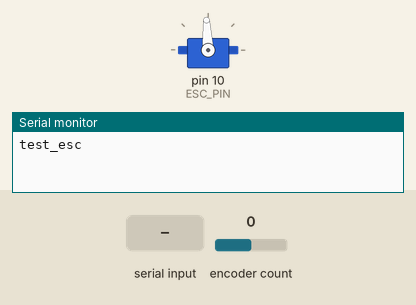
A sketch run on a simulated Arduino Uno, built with avr-gcc and run on an emulated ATmega328P. On the bench: servo, the last lines printed to the serial monitor. Inputs (shaded band) come from the test bench; at power-on: encoder count 0.

Above: at 1.2 s.
1.3 s: "1\n" received over Serial
At 2.5 s:
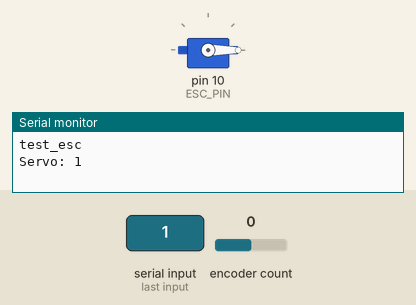
2.8 s: encoder count set to 1
Timing chart, 0 to 5.8 s (numbered marks = the images above; inputs shaded):
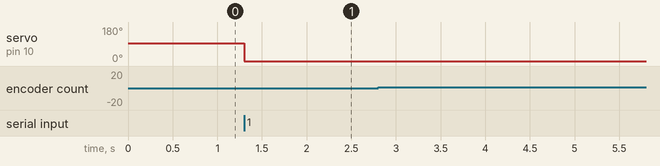

Measured:
- after the input at 1.3 s, servo on pin 10 (ESC_PIN): 93° → 0° at once

The sketch:

encoder_and_esc_test.ino
```cpp
// (licence header left out)
/** ===== FILE & SKETCH DESCRIPTION ===========================================
  * @file     encoder_and_esc.ino
  * @version  v1.0 2017/01/20
  * @about    This is an Arduino sketch designed to test the functionality of
  *           the encoder and ESC on FPT Driverless Car.
  *
  *           Requirement:
  *             The following libraries installed in Arduino Library Manager:
  *               Encoder by Paul Stoffregen
  *
  *           Configuration:
  *             User could configure the encoder pins by changing the macros
  *             CFG_ENCODER_PIN_A and CFG_ENCODER_PIN_B.
  *
  *             Note that on the FPT Driverless Car, the pin assignment is
  *             fixed, so only configure the pins if you know what you are
  *             doing
  *
  *           Behavior:
  *             Running this sketch, Arduino will update Encoder count value
  *             continuously.
  *             User could enter a value between 1500 and 1750 to run the
  *             engine, or just push the car to see Encoder value change
  *
  */


#define   ENCODER_OPTIMIZE_INTERRUPTS
#include  <Encoder.h>

#include  <Servo.h>
#include  <stdint.h>

#define   ESC_PIN               10
#define   ENCODER_PIN_A         3
#define   ENCODER_PIN_B         2
#define   ESC_NEUTRAL_ON_TIME   1500

static Encoder    mEncoder(ENCODER_PIN_A, ENCODER_PIN_B);
static Servo      mServo;
static uint32_t   mValue;
static bool       mValueReady;
static int32_t    mNewEncoderValue;
static int32_t    mLastEncoderValue = mNewEncoderValue;

void setup() {
  Serial.begin(115200);
  Serial.println("test_esc");
  mServo.attach(ESC_PIN);
  mServo.writeMicroseconds(ESC_NEUTRAL_ON_TIME);
  mEncoder.write(0);
}

void loop() {
  processSerialData();
  if (mValueReady) {

    // Control ESC with value received from Serial
    Serial.print("Servo: "); Serial.println(mValue);
    mServo.writeMicroseconds(mValue);
    mValueReady = false;
  }

  mNewEncoderValue = mEncoder.read();
  if (mLastEncoderValue != mNewEncoderValue) {

    // If new value is different from last displayed value, print the new value
    // and update the last value variable
    Serial.print("Encoder:  "); Serial.println(mNewEncoderValue);
    mLastEncoderValue = mNewEncoderValue;
  }
}

void processSerialData(void) {
  static char     rxChar;
  static uint32_t rxValue;

  while(Serial.available()) {
    rxChar = (char) Serial.read();

    // '\n' marks end of value
    if (rxChar == '\n') {
      mValueReady = true;
      mValue      = rxValue;
      rxValue     = 0;
    }
    // Receive value
    else if ((rxChar >= '0') && (rxChar <= '9')) {
      rxValue     *= 10;
      rxValue     += rxChar - 0x30;
    }
  }
}
```
